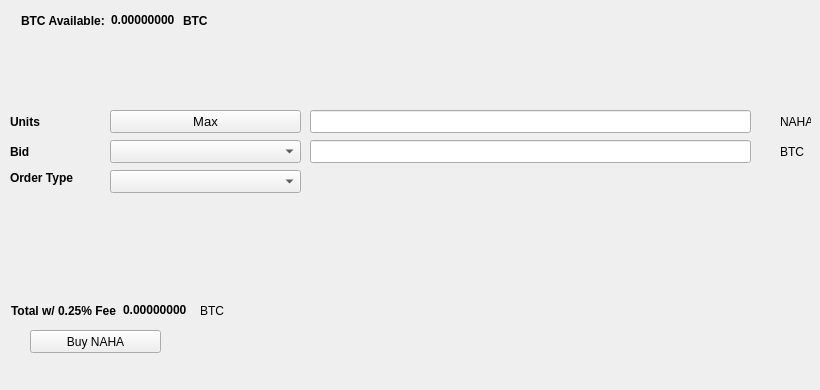
   <widget class="QWidget" name="BuyTab">
    <attribute name="title">
     <string>Buy</string>
    </attribute>
    <widget class="QPushButton" name="BuyICH">
     <property name="geometry">
      <rect>
       <x>30</x>
       <y>330</y>
       <width>131</width>
       <height>23</height>
      </rect>
     </property>
     <property name="text">
      <string>Buy NAHA</string>
     </property>
     <property name="icon">
      <iconset resource="../nachohash.qrc">
       <normaloff>:/icons/bitcoin</normaloff>:/icons/bitcoin</iconset>
     </property>
    </widget>
    <widget class="QLabel" name="label_3">
     <property name="geometry">
      <rect>
       <x>10</x>
       <y>110</y>
       <width>46</width>
       <height>23</height>
      </rect>
     </property>
     <property name="font">
      <font>
       <weight>75</weight>
       <bold>true</bold>
      </font>
     </property>
     <property name="text">
      <string>Units</string>
     </property>
    </widget>
    <widget class="QLineEdit" name="UnitsInput">
     <property name="geometry">
      <rect>
       <x>310</x>
       <y>110</y>
       <width>441</width>
       <height>23</height>
      </rect>
     </property>
     <property name="font">
      <font>
       <pointsize>9</pointsize>
       <weight>75</weight>
       <bold>true</bold>
      </font>
     </property>
    </widget>
    <widget class="QLineEdit" name="BuyBidPriceEdit">
     <property name="geometry">
      <rect>
       <x>310</x>
       <y>140</y>
       <width>441</width>
       <height>23</height>
      </rect>
     </property>
     <property name="font">
      <font>
       <pointsize>9</pointsize>
       <weight>75</weight>
       <bold>true</bold>
      </font>
     </property>
    </widget>
    <widget class="QLabel" name="label_4">
     <property name="geometry">
      <rect>
       <x>780</x>
       <y>110</y>
       <width>31</width>
       <height>23</height>
      </rect>
     </property>
     <property name="text">
      <string>NAHA</string>
     </property>
    </widget>
    <widget class="QLabel" name="label_5">
     <property name="geometry">
      <rect>
       <x>780</x>
       <y>140</y>
       <width>31</width>
       <height>23</height>
      </rect>
     </property>
     <property name="text">
      <string>BTC</string>
     </property>
    </widget>
    <widget class="QLabel" name="label_6">
     <property name="geometry">
      <rect>
       <x>10</x>
       <y>140</y>
       <width>46</width>
       <height>23</height>
      </rect>
     </property>
     <property name="font">
      <font>
       <weight>75</weight>
       <bold>true</bold>
      </font>
     </property>
     <property name="text">
      <string>Bid</string>
     </property>
    </widget>
    <widget class="QLabel" name="label_7">
     <property name="geometry">
      <rect>
       <x>10</x>
       <y>170</y>
       <width>91</width>
       <height>16</height>
      </rect>
     </property>
     <property name="font">
      <font>
       <weight>75</weight>
       <bold>true</bold>
      </font>
     </property>
     <property name="text">
      <string>Order Type</string>
     </property>
    </widget>
    <widget class="QPushButton" name="Buy_Max_Amount">
     <property name="geometry">
      <rect>
       <x>110</x>
       <y>110</y>
       <width>191</width>
       <height>23</height>
      </rect>
     </property>
     <property name="font">
      <font>
       <pointsize>10</pointsize>
      </font>
     </property>
     <property name="text">
      <string>Max</string>
     </property>
    </widget>
    <widget class="QComboBox" name="BuyBidcomboBox">
     <property name="geometry">
      <rect>
       <x>110</x>
       <y>140</y>
       <width>191</width>
       <height>23</height>
      </rect>
     </property>
     <property name="font">
      <font>
       <pointsize>10</pointsize>
      </font>
     </property>
    </widget>
    <widget class="QComboBox" name="buyOrdertypeCombo">
     <property name="geometry">
      <rect>
       <x>110</x>
       <y>170</y>
       <width>191</width>
       <height>23</height>
      </rect>
     </property>
     <property name="font">
      <font>
       <pointsize>10</pointsize>
      </font>
     </property>
    </widget>
    <widget class="QWidget" name="layoutWidget1">
     <property name="geometry">
      <rect>
       <x>21</x>
       <y>11</y>
       <width>227</width>
       <height>19</height>
      </rect>
     </property>
     <layout class="QHBoxLayout" name="horizontalLayout_3">
      <item>
       <widget class="QLabel" name="label232">
        <property name="font">
         <font>
          <weight>75</weight>
          <bold>true</bold>
         </font>
        </property>
        <property name="text">
         <string>BTC Available:</string>
        </property>
       </widget>
      </item>
      <item>
       <widget class="QLabel" name="BtcAvailableLbl">
        <property name="palette">
         <palette>
          <active>
           <colorrole role="WindowText">
            <brush brushstyle="SolidPattern">
             <color alpha="255">
              <red>0</red>
              <green>0</green>
              <blue>0</blue>
             </color>
            </brush>
           </colorrole>
           <colorrole role="Button">
            <brush brushstyle="SolidPattern">
             <color alpha="255">
              <red>0</red>
              <green>170</green>
              <blue>0</blue>
             </color>
            </brush>
           </colorrole>
           <colorrole role="Light">
            <brush brushstyle="SolidPattern">
             <color alpha="255">
              <red>0</red>
              <green>255</green>
              <blue>0</blue>
             </color>
            </brush>
           </colorrole>
           <colorrole role="Midlight">
            <brush brushstyle="SolidPattern">
             <color alpha="255">
              <red>0</red>
              <green>212</green>
              <blue>0</blue>
             </color>
            </brush>
           </colorrole>
           <colorrole role="Dark">
            <brush brushstyle="SolidPattern">
             <color alpha="255">
              <red>0</red>
              <green>85</green>
              <blue>0</blue>
             </color>
            </brush>
           </colorrole>
           <colorrole role="Mid">
            <brush brushstyle="SolidPattern">
             <color alpha="255">
              <red>0</red>
              <green>113</green>
              <blue>0</blue>
             </color>
            </brush>
           </colorrole>
           <colorrole role="Text">
            <brush brushstyle="SolidPattern">
             <color alpha="255">
              <red>0</red>
              <green>170</green>
              <blue>0</blue>
             </color>
            </brush>
           </colorrole>
           <colorrole role="BrightText">
            <brush brushstyle="SolidPattern">
             <color alpha="255">
              <red>255</red>
              <green>255</green>
              <blue>255</blue>
             </color>
            </brush>
           </colorrole>
           <colorrole role="ButtonText">
            <brush brushstyle="SolidPattern">
             <color alpha="255">
              <red>0</red>
              <green>0</green>
              <blue>0</blue>
             </color>
            </brush>
           </colorrole>
           <colorrole role="Base">
            <brush brushstyle="SolidPattern">
             <color alpha="255">
              <red>255</red>
              <green>255</green>
              <blue>255</blue>
             </color>
            </brush>
           </colorrole>
           <colorrole role="Window">
            <brush brushstyle="SolidPattern">
             <color alpha="255">
              <red>0</red>
              <green>170</green>
              <blue>0</blue>
             </color>
            </brush>
           </colorrole>
           <colorrole role="Shadow">
            <brush brushstyle="SolidPattern">
             <color alpha="255">
              <red>0</red>
              <green>0</green>
              <blue>0</blue>
             </color>
            </brush>
           </colorrole>
           <colorrole role="AlternateBase">
            <brush brushstyle="SolidPattern">
             <color alpha="255">
              <red>127</red>
              <green>212</green>
              <blue>127</blue>
             </color>
            </brush>
           </colorrole>
           <colorrole role="ToolTipBase">
            <brush brushstyle="SolidPattern">
             <color alpha="255">
              <red>255</red>
              <green>255</green>
              <blue>220</blue>
             </color>
            </brush>
           </colorrole>
           <colorrole role="ToolTipText">
            <brush brushstyle="SolidPattern">
             <color alpha="255">
              <red>0</red>
              <green>0</green>
              <blue>0</blue>
             </color>
            </brush>
           </colorrole>
          </active>
          <inactive>
           <colorrole role="WindowText">
            <brush brushstyle="SolidPattern">
             <color alpha="255">
              <red>0</red>
              <green>0</green>
              <blue>0</blue>
             </color>
            </brush>
           </colorrole>
           <colorrole role="Button">
            <brush brushstyle="SolidPattern">
             <color alpha="255">
              <red>0</red>
              <green>170</green>
              <blue>0</blue>
             </color>
            </brush>
           </colorrole>
           <colorrole role="Light">
            <brush brushstyle="SolidPattern">
             <color alpha="255">
              <red>0</red>
              <green>255</green>
              <blue>0</blue>
             </color>
            </brush>
           </colorrole>
           <colorrole role="Midlight">
            <brush brushstyle="SolidPattern">
             <color alpha="255">
              <red>0</red>
              <green>212</green>
              <blue>0</blue>
             </color>
            </brush>
           </colorrole>
           <colorrole role="Dark">
            <brush brushstyle="SolidPattern">
             <color alpha="255">
              <red>0</red>
              <green>85</green>
              <blue>0</blue>
             </color>
            </brush>
           </colorrole>
           <colorrole role="Mid">
            <brush brushstyle="SolidPattern">
             <color alpha="255">
              <red>0</red>
              <green>113</green>
              <blue>0</blue>
             </color>
            </brush>
           </colorrole>
           <colorrole role="Text">
            <brush brushstyle="SolidPattern">
             <color alpha="255">
              <red>0</red>
              <green>170</green>
              <blue>0</blue>
             </color>
            </brush>
           </colorrole>
           <colorrole role="BrightText">
            <brush brushstyle="SolidPattern">
             <color alpha="255">
              <red>255</red>
              <green>255</green>
              <blue>255</blue>
             </color>
            </brush>
           </colorrole>
           <colorrole role="ButtonText">
            <brush brushstyle="SolidPattern">
             <color alpha="255">
              <red>0</red>
              <green>0</green>
              <blue>0</blue>
             </color>
            </brush>
           </colorrole>
           <colorrole role="Base">
            <brush brushstyle="SolidPattern">
             <color alpha="255">
              <red>255</red>
              <green>255</green>
              <blue>255</blue>
             </color>
            </brush>
           </colorrole>
           <colorrole role="Window">
            <brush brushstyle="SolidPattern">
             <color alpha="255">
              <red>0</red>
              <green>170</green>
              <blue>0</blue>
             </color>
            </brush>
           </colorrole>
           <colorrole role="Shadow">
            <brush brushstyle="SolidPattern">
             <color alpha="255">
              <red>0</red>
              <green>0</green>
              <blue>0</blue>
             </color>
            </brush>
           </colorrole>
           <colorrole role="AlternateBase">
            <brush brushstyle="SolidPattern">
             <color alpha="255">
              <red>127</red>
              <green>212</green>
              <blue>127</blue>
             </color>
            </brush>
           </colorrole>
           <colorrole role="ToolTipBase">
            <brush brushstyle="SolidPattern">
             <color alpha="255">
              <red>255</red>
              <green>255</green>
              <blue>220</blue>
             </color>
            </brush>
           </colorrole>
           <colorrole role="ToolTipText">
            <brush brushstyle="SolidPattern">
             <color alpha="255">
              <red>0</red>
              <green>0</green>
              <blue>0</blue>
             </color>
            </brush>
           </colorrole>
          </inactive>
          <disabled>
           <colorrole role="WindowText">
            <brush brushstyle="SolidPattern">
             <color alpha="255">
              <red>0</red>
              <green>85</green>
              <blue>0</blue>
             </color>
            </brush>
           </colorrole>
           <colorrole role="Button">
            <brush brushstyle="SolidPattern">
             <color alpha="255">
              <red>0</red>
              <green>170</green>
              <blue>0</blue>
             </color>
            </brush>
           </colorrole>
           <colorrole role="Light">
            <brush brushstyle="SolidPattern">
             <color alpha="255">
              <red>0</red>
              <green>255</green>
              <blue>0</blue>
             </color>
            </brush>
           </colorrole>
           <colorrole role="Midlight">
            <brush brushstyle="SolidPattern">
             <color alpha="255">
              <red>0</red>
              <green>212</green>
              <blue>0</blue>
             </color>
            </brush>
           </colorrole>
           <colorrole role="Dark">
            <brush brushstyle="SolidPattern">
             <color alpha="255">
              <red>0</red>
              <green>85</green>
              <blue>0</blue>
             </color>
            </brush>
           </colorrole>
           <colorrole role="Mid">
            <brush brushstyle="SolidPattern">
             <color alpha="255">
              <red>0</red>
              <green>113</green>
              <blue>0</blue>
             </color>
            </brush>
           </colorrole>
           <colorrole role="Text">
            <brush brushstyle="SolidPattern">
             <color alpha="255">
              <red>0</red>
              <green>85</green>
              <blue>0</blue>
             </color>
            </brush>
           </colorrole>
           <colorrole role="BrightText">
            <brush brushstyle="SolidPattern">
             <color alpha="255">
              <red>255</red>
              <green>255</green>
              <blue>255</blue>
             </color>
            </brush>
           </colorrole>
           <colorrole role="ButtonText">
            <brush brushstyle="SolidPattern">
             <color alpha="255">
              <red>0</red>
              <green>85</green>
              <blue>0</blue>
             </color>
            </brush>
           </colorrole>
           <colorrole role="Base">
            <brush brushstyle="SolidPattern">
             <color alpha="255">
              <red>0</red>
              <green>170</green>
              <blue>0</blue>
             </color>
            </brush>
           </colorrole>
           <colorrole role="Window">
            <brush brushstyle="SolidPattern">
             <color alpha="255">
              <red>0</red>
              <green>170</green>
              <blue>0</blue>
             </color>
            </brush>
           </colorrole>
           <colorrole role="Shadow">
            <brush brushstyle="SolidPattern">
             <color alpha="255">
              <red>0</red>
              <green>0</green>
              <blue>0</blue>
             </color>
            </brush>
           </colorrole>
           <colorrole role="AlternateBase">
            <brush brushstyle="SolidPattern">
             <color alpha="255">
              <red>0</red>
              <green>170</green>
              <blue>0</blue>
             </color>
            </brush>
           </colorrole>
           <colorrole role="ToolTipBase">
            <brush brushstyle="SolidPattern">
             <color alpha="255">
              <red>255</red>
              <green>255</green>
              <blue>220</blue>
             </color>
            </brush>
           </colorrole>
           <colorrole role="ToolTipText">
            <brush brushstyle="SolidPattern">
             <color alpha="255">
              <red>0</red>
              <green>0</green>
              <blue>0</blue>
             </color>
            </brush>
           </colorrole>
          </disabled>
         </palette>
        </property>
        <property name="font">
         <font>
          <weight>75</weight>
          <bold>true</bold>
         </font>
        </property>
        <property name="text">
         <string>0.00000000</string>
        </property>
        <property name="textInteractionFlags">
         <set>Qt::LinksAccessibleByMouse|Qt::TextSelectableByKeyboard|Qt::TextSelectableByMouse</set>
        </property>
       </widget>
      </item>
      <item>
       <widget class="QLabel" name="BtcAvailableLbl_2">
        <property name="font">
         <font>
          <weight>75</weight>
          <bold>true</bold>
         </font>
        </property>
        <property name="text">
         <string>BTC</string>
        </property>
       </widget>
      </item>
     </layout>
    </widget>
    <widget class="QWidget" name="layoutWidge2">
     <property name="geometry">
      <rect>
       <x>11</x>
       <y>301</y>
       <width>259</width>
       <height>19</height>
      </rect>
     </property>
     <layout class="QHBoxLayout" name="horizontalLayout_4">
      <item>
       <widget class="QLabel" name="label_9">
        <property name="font">
         <font>
          <weight>75</weight>
          <bold>true</bold>
         </font>
        </property>
        <property name="text">
         <string>Total w/ 0.25% Fee</string>
        </property>
       </widget>
      </item>
      <item>
       <widget class="QLabel" name="BuyCostLabel">
        <property name="palette">
         <palette>
          <active>
           <colorrole role="WindowText">
            <brush brushstyle="SolidPattern">
             <color alpha="255">
              <red>0</red>
              <green>0</green>
              <blue>0</blue>
             </color>
            </brush>
           </colorrole>
           <colorrole role="Button">
            <brush brushstyle="SolidPattern">
             <color alpha="255">
              <red>0</red>
              <green>170</green>
              <blue>0</blue>
             </color>
            </brush>
           </colorrole>
           <colorrole role="Light">
            <brush brushstyle="SolidPattern">
             <color alpha="255">
              <red>0</red>
              <green>255</green>
              <blue>0</blue>
             </color>
            </brush>
           </colorrole>
           <colorrole role="Midlight">
            <brush brushstyle="SolidPattern">
             <color alpha="255">
              <red>0</red>
              <green>212</green>
              <blue>0</blue>
             </color>
            </brush>
           </colorrole>
           <colorrole role="Dark">
            <brush brushstyle="SolidPattern">
             <color alpha="255">
              <red>0</red>
              <green>85</green>
              <blue>0</blue>
             </color>
            </brush>
           </colorrole>
           <colorrole role="Mid">
            <brush brushstyle="SolidPattern">
             <color alpha="255">
              <red>0</red>
              <green>113</green>
              <blue>0</blue>
             </color>
            </brush>
           </colorrole>
           <colorrole role="Text">
            <brush brushstyle="SolidPattern">
             <color alpha="255">
              <red>0</red>
              <green>170</green>
              <blue>0</blue>
             </color>
            </brush>
           </colorrole>
           <colorrole role="BrightText">
            <brush brushstyle="SolidPattern">
             <color alpha="255">
              <red>255</red>
              <green>255</green>
              <blue>255</blue>
             </color>
            </brush>
           </colorrole>
           <colorrole role="ButtonText">
            <brush brushstyle="SolidPattern">
             <color alpha="255">
              <red>0</red>
              <green>0</green>
              <blue>0</blue>
             </color>
            </brush>
           </colorrole>
           <colorrole role="Base">
            <brush brushstyle="SolidPattern">
             <color alpha="255">
              <red>255</red>
              <green>255</green>
              <blue>255</blue>
             </color>
            </brush>
           </colorrole>
           <colorrole role="Window">
            <brush brushstyle="SolidPattern">
             <color alpha="255">
              <red>0</red>
              <green>170</green>
              <blue>0</blue>
             </color>
            </brush>
           </colorrole>
           <colorrole role="Shadow">
            <brush brushstyle="SolidPattern">
             <color alpha="255">
              <red>0</red>
              <green>0</green>
              <blue>0</blue>
             </color>
            </brush>
           </colorrole>
           <colorrole role="AlternateBase">
            <brush brushstyle="SolidPattern">
             <color alpha="255">
              <red>127</red>
              <green>212</green>
              <blue>127</blue>
             </color>
            </brush>
           </colorrole>
           <colorrole role="ToolTipBase">
            <brush brushstyle="SolidPattern">
             <color alpha="255">
              <red>255</red>
              <green>255</green>
              <blue>220</blue>
             </color>
            </brush>
           </colorrole>
           <colorrole role="ToolTipText">
            <brush brushstyle="SolidPattern">
             <color alpha="255">
              <red>0</red>
              <green>0</green>
              <blue>0</blue>
             </color>
            </brush>
           </colorrole>
          </active>
          <inactive>
           <colorrole role="WindowText">
            <brush brushstyle="SolidPattern">
             <color alpha="255">
              <red>0</red>
              <green>0</green>
              <blue>0</blue>
             </color>
            </brush>
           </colorrole>
           <colorrole role="Button">
            <brush brushstyle="SolidPattern">
             <color alpha="255">
              <red>0</red>
              <green>170</green>
              <blue>0</blue>
             </color>
            </brush>
           </colorrole>
           <colorrole role="Light">
            <brush brushstyle="SolidPattern">
             <color alpha="255">
              <red>0</red>
              <green>255</green>
              <blue>0</blue>
             </color>
            </brush>
           </colorrole>
           <colorrole role="Midlight">
            <brush brushstyle="SolidPattern">
             <color alpha="255">
              <red>0</red>
              <green>212</green>
              <blue>0</blue>
             </color>
            </brush>
           </colorrole>
           <colorrole role="Dark">
            <brush brushstyle="SolidPattern">
             <color alpha="255">
              <red>0</red>
              <green>85</green>
              <blue>0</blue>
             </color>
            </brush>
           </colorrole>
           <colorrole role="Mid">
            <brush brushstyle="SolidPattern">
             <color alpha="255">
              <red>0</red>
              <green>113</green>
              <blue>0</blue>
             </color>
            </brush>
           </colorrole>
           <colorrole role="Text">
            <brush brushstyle="SolidPattern">
             <color alpha="255">
              <red>0</red>
              <green>170</green>
              <blue>0</blue>
             </color>
            </brush>
           </colorrole>
           <colorrole role="BrightText">
            <brush brushstyle="SolidPattern">
             <color alpha="255">
              <red>255</red>
              <green>255</green>
              <blue>255</blue>
             </color>
            </brush>
           </colorrole>
           <colorrole role="ButtonText">
            <brush brushstyle="SolidPattern">
             <color alpha="255">
              <red>0</red>
              <green>0</green>
              <blue>0</blue>
             </color>
            </brush>
           </colorrole>
           <colorrole role="Base">
            <brush brushstyle="SolidPattern">
             <color alpha="255">
              <red>255</red>
              <green>255</green>
              <blue>255</blue>
             </color>
            </brush>
           </colorrole>
           <colorrole role="Window">
            <brush brushstyle="SolidPattern">
             <color alpha="255">
              <red>0</red>
              <green>170</green>
              <blue>0</blue>
             </color>
            </brush>
           </colorrole>
           <colorrole role="Shadow">
            <brush brushstyle="SolidPattern">
             <color alpha="255">
              <red>0</red>
              <green>0</green>
              <blue>0</blue>
             </color>
            </brush>
           </colorrole>
           <colorrole role="AlternateBase">
            <brush brushstyle="SolidPattern">
             <color alpha="255">
              <red>127</red>
              <green>212</green>
              <blue>127</blue>
             </color>
            </brush>
           </colorrole>
           <colorrole role="ToolTipBase">
            <brush brushstyle="SolidPattern">
             <color alpha="255">
              <red>255</red>
              <green>255</green>
              <blue>220</blue>
             </color>
            </brush>
           </colorrole>
           <colorrole role="ToolTipText">
            <brush brushstyle="SolidPattern">
             <color alpha="255">
              <red>0</red>
              <green>0</green>
              <blue>0</blue>
             </color>
            </brush>
           </colorrole>
          </inactive>
          <disabled>
           <colorrole role="WindowText">
            <brush brushstyle="SolidPattern">
             <color alpha="255">
              <red>0</red>
              <green>85</green>
              <blue>0</blue>
             </color>
            </brush>
           </colorrole>
           <colorrole role="Button">
            <brush brushstyle="SolidPattern">
             <color alpha="255">
              <red>0</red>
              <green>170</green>
              <blue>0</blue>
             </color>
            </brush>
           </colorrole>
           <colorrole role="Light">
            <brush brushstyle="SolidPattern">
             <color alpha="255">
              <red>0</red>
              <green>255</green>
              <blue>0</blue>
             </color>
            </brush>
           </colorrole>
           <colorrole role="Midlight">
            <brush brushstyle="SolidPattern">
             <color alpha="255">
              <red>0</red>
              <green>212</green>
              <blue>0</blue>
             </color>
            </brush>
           </colorrole>
           <colorrole role="Dark">
            <brush brushstyle="SolidPattern">
             <color alpha="255">
              <red>0</red>
              <green>85</green>
              <blue>0</blue>
             </color>
            </brush>
           </colorrole>
           <colorrole role="Mid">
            <brush brushstyle="SolidPattern">
             <color alpha="255">
              <red>0</red>
              <green>113</green>
              <blue>0</blue>
             </color>
            </brush>
           </colorrole>
           <colorrole role="Text">
            <brush brushstyle="SolidPattern">
             <color alpha="255">
              <red>0</red>
              <green>85</green>
              <blue>0</blue>
             </color>
            </brush>
           </colorrole>
           <colorrole role="BrightText">
            <brush brushstyle="SolidPattern">
             <color alpha="255">
              <red>255</red>
              <green>255</green>
              <blue>255</blue>
             </color>
            </brush>
           </colorrole>
           <colorrole role="ButtonText">
            <brush brushstyle="SolidPattern">
             <color alpha="255">
              <red>0</red>
              <green>85</green>
              <blue>0</blue>
             </color>
            </brush>
           </colorrole>
           <colorrole role="Base">
            <brush brushstyle="SolidPattern">
             <color alpha="255">
              <red>0</red>
              <green>170</green>
              <blue>0</blue>
             </color>
            </brush>
           </colorrole>
           <colorrole role="Window">
            <brush brushstyle="SolidPattern">
             <color alpha="255">
              <red>0</red>
              <green>170</green>
              <blue>0</blue>
             </color>
            </brush>
           </colorrole>
           <colorrole role="Shadow">
            <brush brushstyle="SolidPattern">
             <color alpha="255">
              <red>0</red>
              <green>0</green>
              <blue>0</blue>
             </color>
            </brush>
           </colorrole>
           <colorrole role="AlternateBase">
            <brush brushstyle="SolidPattern">
             <color alpha="255">
              <red>0</red>
              <green>170</green>
              <blue>0</blue>
             </color>
            </brush>
           </colorrole>
           <colorrole role="ToolTipBase">
            <brush brushstyle="SolidPattern">
             <color alpha="255">
              <red>255</red>
              <green>255</green>
              <blue>220</blue>
             </color>
            </brush>
           </colorrole>
           <colorrole role="ToolTipText">
            <brush brushstyle="SolidPattern">
             <color alpha="255">
              <red>0</red>
              <green>0</green>
              <blue>0</blue>
             </color>
            </brush>
           </colorrole>
          </disabled>
         </palette>
        </property>
        <property name="font">
         <font>
          <weight>75</weight>
          <bold>true</bold>
         </font>
        </property>
        <property name="autoFillBackground">
         <bool>false</bool>
        </property>
        <property name="text">
         <string>0.00000000</string>
        </property>
        <property name="textInteractionFlags">
         <set>Qt::LinksAccessibleByMouse|Qt::TextSelectableByMouse</set>
        </property>
       </widget>
      </item>
      <item>
       <widget class="QLabel" name="label_10">
        <property name="font">
         <font>
          <weight>50</weight>
          <bold>false</bold>
         </font>
        </property>
        <property name="text">
         <string>BTC</string>
        </property>
       </widget>
      </item>
     </layout>
    </widget>
    <widget class="QLabel" name="label_24">
     <property name="geometry">
      <rect>
       <x>460</x>
       <y>300</y>
       <width>281</width>
       <height>81</height>
      </rect>
     </property>
     <property name="text">
      <string/>
     </property>
     <property name="pixmap">
      <pixmap>:/images/bittrex</pixmap>
     </property>
    </widget>
   </widget>
